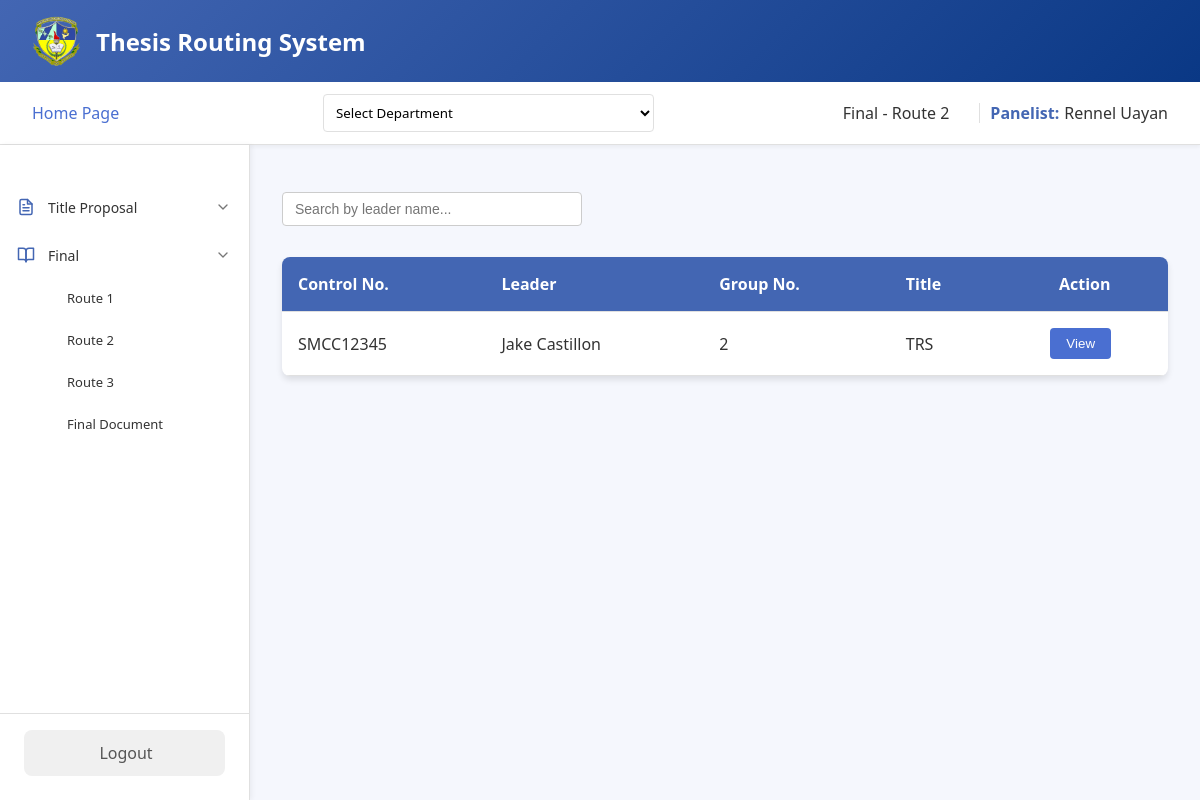
/panel/homepage/final/route2.php (signed in), run on the app's committed database.
### tables this page shows
CREATE TABLE `route2final_files` (
  `route2_id` int(11) NOT NULL,
  `student_id` int(11) NOT NULL,
  `docuRoute2` varchar(255) NOT NULL,
  `panel1_id` int(11) NOT NULL,
  `panel2_id` int(11) NOT NULL,
  `panel3_id` int(11) NOT NULL,
  `panel4_id` int(11) NOT NULL,
  `adviser_id` int(11) NOT NULL,
  `department` varchar(255) NOT NULL,
  `date_submitted` date NOT NULL,
  `controlNo` varchar(255) NOT NULL,
  `fullname` varchar(255) NOT NULL,
  `group_number` int(255) NOT NULL,
  `title` varchar(255) NOT NULL,
  `school_year` varchar(255) NOT NULL,
  `panel5_id` varchar(255) NOT NULL,
  `routeNumber` varchar(255) NOT NULL
);

### panel/homepage/final/route2.php (the view, shortened to what this page needs)
<?php
include '../../../connection.php';
$selectedDepartment = $_POST['department'] ?? '';
$panel_id = $_SESSION['panel_id'];
$panel_fullname = $_SESSION['fullname'] ?? 'Panelist';
?>
<!DOCTYPE html>
<html lang="en">
<head>
</head>
<body>
    <div class="container">
        <header class="header">
            <div class="logo-container">
                <img src="../../../assets/logo.png" alt="SMCC Logo">
                <div class="logo">Thesis Routing System</div>
            </div>
        </header>
        <div class="top-bar">
            <div class="homepage">
                <a href="../homepage.php">Home Page</a>
            </div>
            <div class="dropdown-container">
    <?php
    $checkPanel1Query = "SELECT COUNT(*) as count FROM route2final_files WHERE panel1_id = ? OR panel2_id = ? OR panel3_id = ? OR panel4_id = ? OR panel5_id = ?";
    $checkStmt = $conn->prepare($checkPanel1Query);
    $checkStmt->bind_param("sssss", $panel_id, $panel_id, $panel_id, $panel_id, $panel_id);
    $checkStmt->execute();
    $isPanelResult = $checkStmt->get_result();
    $isPanel1 = ($isPanelResult->fetch_assoc()['count'] > 0);
    if ($isPanel1): ?>
        <form method="POST">
            <select name="department" onchange="this.form.submit()">
                <option value="">Select Department</option>
            </select>
        </form>
    <?php endif; ?>
</div>
            <div class="user-info">
                <div class="routeNo" style="margin-right: 20px;">Final - Route 2</div>
                <span class="role">Panelist:</span>
                <span class="user-name"><?= htmlspecialchars($panel_fullname) ?></span>
            </div>
        </div>
        <div class="main-content">
        <nav class="sidebar">
                <nav class="nav-menu">
                    <div class="menu-item dropdown">
                        <div class="menu-header">
                            <div class="icon">
                            </div>
                            <span>Title Proposal</span>
                            <div class="dropdown-icon expanded">
                                <svg xmlns="http://www.w3.org/2000/svg" viewBox="0 0 24 24" fill="none"
                                    stroke="currentColor" stroke-width="2" stroke-linecap="round"
                                    stroke-linejoin="round">
                                    <polyline points="6 9 12 15 18 9"></polyline>
                                </svg>
                            </div>
                        </div>
                    </div>
                    <div class="menu-item dropdown">
                        <div class="menu-header">
                            <div class="icon">
                                <svg xmlns="http://www.w3.org/2000/svg" viewBox="0 0 24 24" fill="none"
                                    stroke="currentColor" stroke-width="2" stroke-linecap="round"
                                    stroke-linejoin="round">
                                    <path d="M2 3h6a4 4 0 0 1 4 4v14a3 3 0 0 0-3-3H2z"></path>
                                    <path d="M22 3h-6a4 4 0 0 0-4 4v14a3 3 0 0 1 3-3h7z"></path>
                                </svg>
                            </div>
                            <span>Final</span>
                            <div class="dropdown-icon">
                                <svg xmlns="http://www.w3.org/2000/svg" viewBox="0 0 24 24" fill="none"
                                    stroke="currentColor" stroke-width="2" stroke-linecap="round"
                                    stroke-linejoin="round">
                                    <polyline points="6 9 12 15 18 9"></polyline>
                                </svg>
                            </div>
                        </div>
                        <div class="dropdown-content">
                            <a href="../final/route1.php" class="submenu-item">Route 1</a>
                            <a href="../final/route2.php" class="submenu-item">Route 2</a>
                            <a href="../final/route3.php" class="submenu-item">Route 3</a>
                            <a href="../final/finaldocu.php" class="submenu-item">Final Document</a>
                        </div>
                    </div>
                </nav>
                <div class="logout">
                    <a href="../../../logout.php">Logout</a>
                </div>
            </nav>
            <div class="content" id="content-area">
            <div class="search-container">
                <input type="text" id="searchInput" class="search-box" placeholder="Search by leader name..." onkeyup="searchTable()">
            </div>
            <?php
                $query = "
                    SELECT
                        docuRoute2,
                        department,
                        student_id,
                        route2_id,
                        controlNo,
                        fullname,
                        group_number,
                        title
                    FROM route2final_files
                    WHERE (panel1_id = ? OR panel2_id = ? OR panel3_id = ? OR panel4_id = ? OR panel5_id = ?)
                    " . ($selectedDepartment ? " AND department = ?" : "");
                $stmt = $conn->prepare($query);
                if ($selectedDepartment) {
                    $stmt->bind_param("ssssss", $panel_id, $panel_id, $panel_id, $panel_id, $panel_id, $selectedDepartment);
                } else {
                    $stmt->bind_param("sssss", $panel_id, $panel_id, $panel_id, $panel_id, $panel_id);
                }
                $stmt->execute();
                $result = $stmt->get_result();
                $files_to_display = [];
                if ($result->num_rows > 0) {
                    while($row = $result->fetch_assoc()) {
                        $student_id = $row['student_id'];
                        $can_display = false;
                        $get_route1 = $conn->prepare("SELECT route1_id FROM route1final_files WHERE student_id = ?");
                        $get_route1->bind_param("s", $student_id);
                        $get_route1->execute();
                        $route1_result = $get_route1->get_result();
                        if ($route1_result && $route1_row = $route1_result->fetch_assoc()) {
                            $route1_id = $route1_row['route1_id'];
                            $check_route1 = $conn->prepare("SELECT COUNT(*) as count FROM final_monitoring_form
                                                          WHERE route1_id = ? AND adviser_id IS NOT NULL
                                                          AND (status = 'Approved' OR status = 'approved')");
                            $check_route1->bind_param("i", $route1_id);
                            $check_route1->execute();
                            $route1_result = $check_route1->get_result();
                            $route1_approved = ($route1_result && $route1_result->fetch_assoc()['count'] > 0);
                            if ($route1_approved) {
                                $can_display = true;
                            }
                        }
                        if ($can_display) {
                            $files_to_display[] = $row;
                        }
                    }
                }
                if (count($files_to_display) > 0) {
                    echo "
                    <table>
                        <thead>
                            <tr>
                                <th>Control No.</th>
                                <th>Leader</th>
                                <th>Group No.</th>
                                <th>Title</th>
                                <th class='action-label'>Action</th>
                            </tr>
                        </thead>
                        <tbody>
                    ";
                    foreach ($files_to_display as $row) {
                        $filePath = htmlspecialchars($row['docuRoute2'], ENT_QUOTES);
                        $route2_id = htmlspecialchars($row['route2_id'], ENT_QUOTES);
                        $student_id = htmlspecialchars($row['student_id'], ENT_QUOTES);
                        $controlNo = htmlspecialchars($row['controlNo'], ENT_QUOTES);
                        $fullname = htmlspecialchars($row['fullname'], ENT_QUOTES);
                        $groupNo = htmlspecialchars($row['group_number'], ENT_QUOTES);
                        $title = htmlspecialchars($row['title'], ENT_QUOTES);
                        echo "
                            <tr>
                                <td>$controlNo</td>
                                <td>$fullname</td>
                                <td>$groupNo</td>
                                <td>$title</td>
                                <td style='text-align: center;'>
                                    <button class='view-button' onclick=\"viewFile('$filePath', '$route2_id', '$student_id')\">View</button>
                                </td>
                            </tr>
                        ";
                    }
                    echo "
                        </tbody>
                    </table>
                    ";
                } else {
                    echo "<p>No files uploaded yet.</p>";
                }
                ?>
            </div>
        </div>
    </div>
</body>
</html>

### panel/homepage/final/route2.php (style rules this page uses)
:root { --primary: #4366b3; --primary-light: #0a3885; --accent: #4a6fd1; --light: #f5f7fd; --dark: #333; --success: #28a745; --shadow: 0 4px 6px rgba(0, 0, 0, 0.1); --border: #e0e0e0; --white: #ffffff; --hover: #f5f7fd; --active: #e5ebf8; --text-light: #777777; --radius: 8px; }
* { margin: 0; padding: 0; box-sizing: border-box; }
body { font-family: 'Segoe UI', Tahoma, Geneva, Verdana, sans-serif; background-color: var(--light); color: var(--dark); min-height: 100vh; }
.container { display: flex; flex-direction: column; min-height: 100vh; }
.header { background: linear-gradient(135deg, var(--primary) 0%, var(--primary-light) 100%); color: white; padding: 1rem 2rem; box-shadow: var(--shadow); }
.logo-container { display: flex; align-items: center; }
.logo-container img { height: 50px; margin-right: 15px; }
.logo { font-size: 1.5rem; font-weight: 600; }
.top-bar { display: flex; justify-content: space-between; align-items: center; padding: 0.75rem 2rem; background-color: white; box-shadow: 0 2px 4px rgba(0, 0, 0, 0.05); border-bottom: 1px solid var(--border); }
.homepage a { color: var(--accent); text-decoration: none; font-weight: 500; transition: all 0.3s; }
.dropdown-container { display: flex; gap: 8px; margin-left: 15px; }
.dropdown-container select { padding: 0.5rem; border-radius: 4px; border: 1px solid var(--border); background-color: white; font-family: inherit; cursor: pointer; }
.user-info { display: flex; align-items: center; }
.role { font-weight: 600; margin-right: 5px; color: var(--primary); }
.user-name { color: var(--dark); }
.main-content { display: flex; flex: 1; }
.sidebar { width: 250px; background-color: white; padding: 1.5rem 0; box-shadow: 2px 0 5px rgba(0, 0, 0, 0.05); display: flex; flex-direction: column; justify-content: space-between; border-right: 1px solid var(--border); }
.sidebar a { display: block; padding: 0.75rem 1.5rem; color: var(--dark); text-decoration: none; transition: all 0.3s; border-left: 3px solid transparent; }
.logout { padding: 0 1.5rem; margin-top: auto; border-top: 1px solid var(--border); padding-top: 1rem; }
.logout a { display: flex; align-items: center; justify-content: center; background-color: #f0f0f0; color: #555; padding: 0.75rem; border-radius: 8px; text-decoration: none; font-weight: 500; transition: all 0.3s; }
.content { flex: 1; padding: 2rem; position: relative; overflow: auto; }
table { width: 100%; border-collapse: collapse; margin-top: 1rem; background-color: white; box-shadow: var(--shadow); border-radius: 8px; overflow: hidden; }
th, td { padding: 1rem; text-align: left; border-bottom: 1px solid var(--border); }
th { background-color: var(--primary); color: white; font-weight: 600; }
button { padding: 0.5rem 1rem; border: none; border-radius: 4px; cursor: pointer; font-weight: 500; transition: all 0.3s; }
.action-label { text-align: center; }
.view-button { background-color: var(--accent); color: white; margin-right: 0.5rem; }
.nav-menu { display: flex; flex-direction: column; padding: 1rem 0; gap: 4px; }
.menu-item { display: flex; flex-direction: column; }
.menu-header { display: flex; align-items: center; padding: 0.75rem 1rem; cursor: pointer; border-radius: 8px; transition: all 0.2s ease; gap: 12px; }
.icon { width: 20px; height: 20px; display: flex; align-items: center; justify-content: center; color: var(--primary); }
.icon svg { width: 18px; height: 18px; stroke: var(--primary); }
.menu-header span { flex: 1; font-size: 14px; color: var(--dark); }
.dropdown-icon { width: 20px; height: 20px; display: flex; align-items: center; justify-content: center; transition: transform 0.2s ease; }
.dropdown-icon svg { width: 16px; height: 16px; stroke: #777777; }
.dropdown-content { display: none; flex-direction: column; padding-left: 2.5rem; }
.dropdown-content.show { display: flex; }
.submenu-item { padding: 0.6rem 1rem; font-size: 13px; color: #777777; text-decoration: none; border-radius: 8px; transition: all 0.2s ease; }
.search-container { margin: 15px 0; width: 100%; display: flex; justify-content: flex-start; align-items: center; }
.search-box { padding: 8px 12px; border: 1px solid #ccc; border-radius: 4px; width: 300px; font-size: 14px; margin-bottom: 15px; }

### data on the page
route2final_files: controlNo "SMCC12345", fullname "Jake Castillon", group_number "2", title "TRS"

### other printed values
$panel_fullname "Rennel Uayan"
